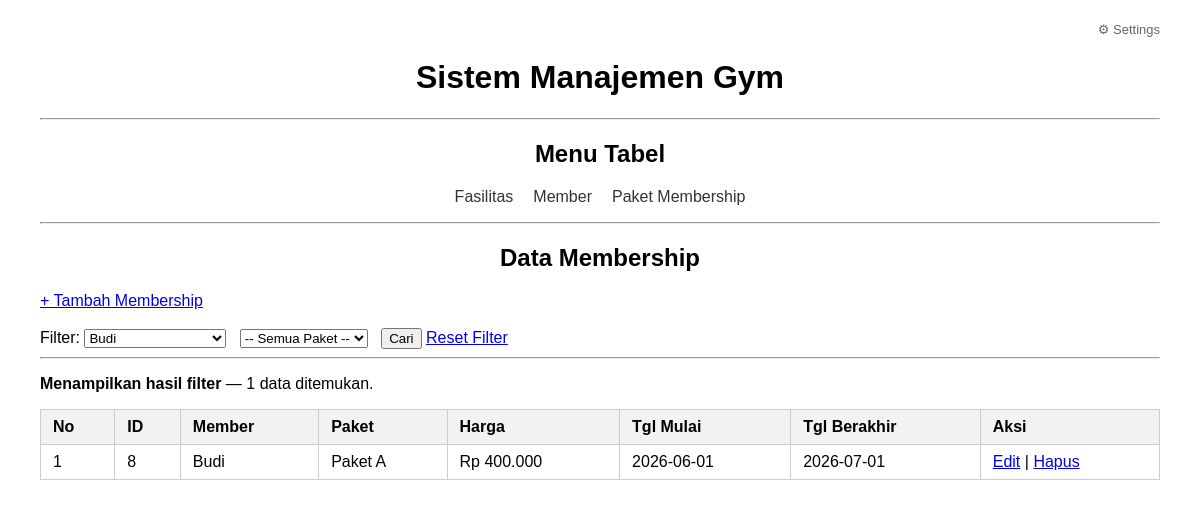
Screenshot of /ManajemenGym/index.php?f_member=1 with the database file from the repository.
### tables this page shows
CREATE TABLE `membership` (
  `id_membership` int(11) NOT NULL,
  `id_member` int(11) NOT NULL,
  `id_paket` int(11) NOT NULL,
  `tgl_mulai` date NOT NULL,
  `tgl_berakhir` date NOT NULL
);

CREATE TABLE `member` (
  `id_member` int(11) NOT NULL,
  `nama` varchar(100) NOT NULL,
  `tgl_lahir` date DEFAULT NULL,
  `jenis_kelamin` enum('L','P') DEFAULT NULL
);

CREATE TABLE `paket_membership` (
  `id_paket` int(11) NOT NULL,
  `nama_paket` varchar(100) NOT NULL,
  `batas_waktu` varchar(100) NOT NULL,
  `harga` int(20) NOT NULL
);

### ManajemenGym/index.php (the view, shortened to what this page needs)
<?php
require_once 'config/koneksi.php';
$f_member = $conn->real_escape_string(trim($_GET['f_member'] ?? ''));
$f_paket  = $conn->real_escape_string(trim($_GET['f_paket']  ?? ''));
$opt_member = $conn->query("SELECT id_member, nama FROM member ORDER BY nama ASC");
$where = [];
if ($f_member !== '') $where[] = "m.id_member = '$f_member'";
$sql_where = count($where) ? 'WHERE ' . implode(' AND ', $where) : '';
$semua = $conn->query("
    SELECT
        ms.id_membership,
        m.nama        AS nama_member,
        p.nama_paket,
        p.harga,
        ms.tgl_mulai,
        ms.tgl_berakhir
    FROM membership ms
    JOIN member m           ON ms.id_member = m.id_member
    JOIN paket_membership p ON ms.id_paket  = p.id_paket
    $sql_where
    ORDER BY ms.id_membership ASC
");
?>
<!DOCTYPE html>
<html lang="id">
<head>
</head>
<body>
<div class="nav-settings">
  <a href="gym_info/edit.php">⚙ Settings</a>
</div>
<h1>Sistem Manajemen Gym</h1>
<hr>
<h2>Menu Tabel</h2>
<nav>
  <ul>
    <li><a href="fasilitas/index.php">Fasilitas</a></li>
    <li><a href="member/index.php">Member</a></li>
    <li><a href="paket_membership/index.php">Paket Membership</a></li>
  </ul>
</nav>
<hr>
<h2>Data Membership</h2>
<a href="membership/tambah.php">+ Tambah Membership</a>
<br><br>
<form method="GET" action="index.php">
  <label>Filter:</label>
  <select name="f_member">
    <?php while ($row = $opt_member->fetch_assoc()): ?>
      <option value="<?= $row['id_member'] ?>" <?= $f_member == $row['id_member'] ? 'selected' : '' ?>>
        <?= htmlspecialchars($row['nama']) ?>
      </option>
    <?php endwhile; ?>
  </select>
  <select name="f_paket">
    <option value="">-- Semua Paket --</option>
  </select>
  <button type="submit">Cari</button>
  <a href="index.php">Reset Filter</a>
</form>
<hr>
<?php $ada_filter = ($f_member || $f_paket); ?>
<?php if ($ada_filter): ?>
  <p><strong>Menampilkan hasil filter</strong> — <?= $semua->num_rows ?> data ditemukan.</p>
<?php endif; ?>
<table>
  <thead>
    <tr>
      <th>No</th>
      <th>ID</th>
      <th>Member</th>
      <th>Paket</th>
      <th>Harga</th>
      <th>Tgl Mulai</th>
      <th>Tgl Berakhir</th>
      <th>Aksi</th>
    </tr>
  </thead>
  <tbody>
    <?php if ($semua->num_rows === 0): ?>
      <tr><td colspan="8" align="center">Belum ada data</td></tr>
    <?php else: $no = 1; while ($row = $semua->fetch_assoc()): ?>
    <tr>
      <td><?= $no++ ?></td>
      <td><?= $row['id_membership'] ?></td>
      <td><?= htmlspecialchars($row['nama_member']) ?></td>
      <td><?= htmlspecialchars($row['nama_paket']) ?></td>
      <td>Rp <?= number_format($row['harga'], 0, ',', '.') ?></td>
      <td><?= $row['tgl_mulai'] ?></td>
      <td><?= $row['tgl_berakhir'] ?></td>
      <td>
        <a href="membership/edit.php?id=<?= $row['id_membership'] ?>">Edit</a> |
        <a href="membership/hapus.php?id=<?= $row['id_membership'] ?>" onclick="return confirm('Yakin hapus?')">Hapus</a>
      </td>
    </tr>
    <?php endwhile; endif; ?>
  </tbody>
</table>
</body>
</html>

### ManajemenGym/index.php (style rules this page uses)
body { font-family: Arial, sans-serif; margin: 20px 40px; }
h1, h2 { text-align: center; }
nav ul { display: flex; justify-content: center; list-style: none; padding: 0; gap: 20px; }
nav ul li a { text-decoration: none; color: #333; }
.nav-settings { text-align: right; margin-bottom: 5px; }
.nav-settings a { font-size: 13px; color: #666; text-decoration: none; }
table { border-collapse: collapse; width: 100%; margin-top: 10px; }
th, td { border: 1px solid #ccc; padding: 8px 12px; text-align: left; }
th { background-color: #f2f2f2; }

### rows the page displays
membership: id_membership "8", id_member.nama "Budi", id_paket.nama_paket "Paket A", id_paket.harga "400.000", tgl_mulai "2026-06-01", tgl_berakhir "2026-07-01"

### other values shown
$semua->num_rows "1"
form field f_member "Budi"
